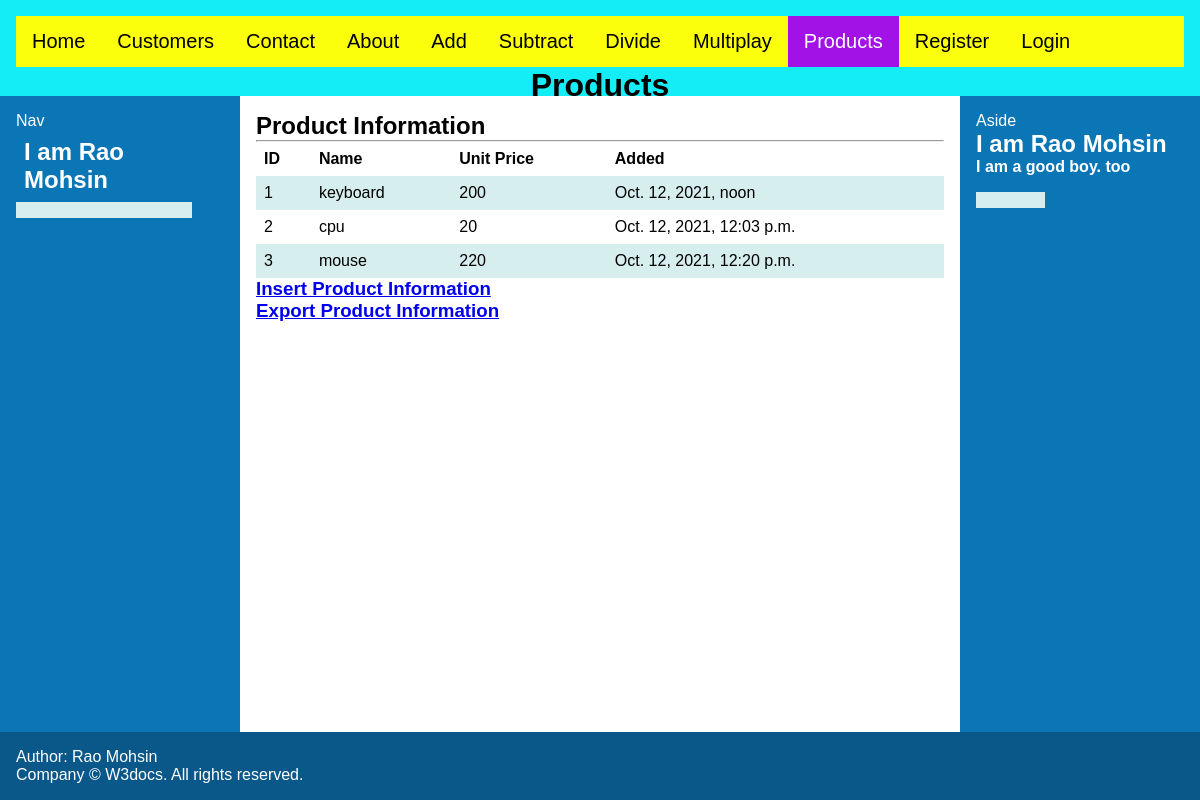
/products, run on an earlier commit of the app's database.
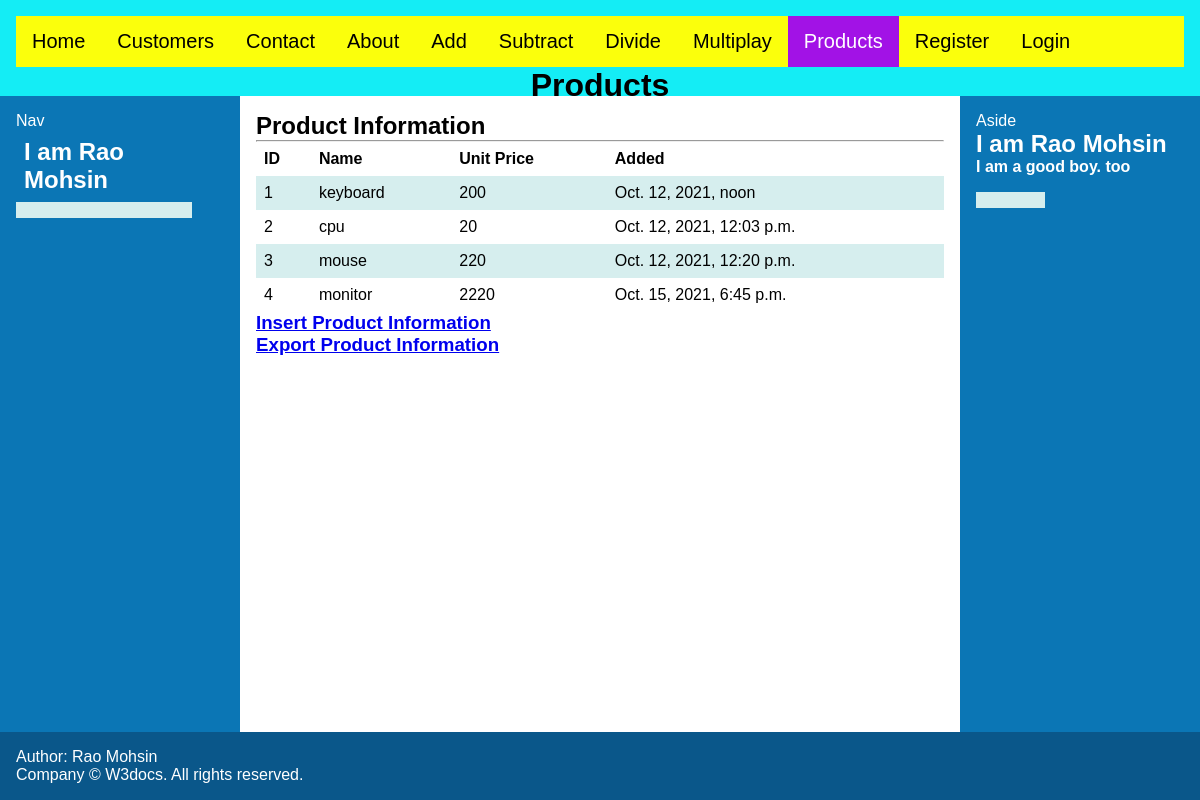
And on a later commit of the database.
### tempapp1/models.py (models this page shows)
class Products(models.Model):
	pname = models.CharField(max_length=100)
	unitprice = models.IntegerField(default=0)
	added = models.DateTimeField(auto_now_add=True)

### tempapp1/views.py (the view)
# urls.py: path('products', views.products,name='products'),
def products(request):
	dests = Products.objects.all()
	return render(request,'products.html',{"title":"Products", "dests":dests})

### templates/products.html (shortened to what this page needs)
{% extends 'base.html' %}
{% block content %}
    <article>
        <h1>Product Information</h1>
        <hr>
        <table>
            <tr>
                <th>ID</th>
                <th>Name</th>
                <th>Unit Price</th>
                <th>Added</th>
            </tr>
            {% for mydest in dests %}
            <tr>
                <td>{{ mydest.id }}</td>
                <td>{{ mydest.pname }} </td>
                <td>{{ mydest.unitprice }} </td>
                <td>{{ mydest.added }}</td>
            </tr>
            {% endfor %}
        </table>
        <a href="pi"><h3>Insert Product Information</h3></a>
        <a href="exproducts"><h3>Export Product Information</h3></a>
    </article>
    <nav>Nav
        <table>
            <tr>
                <td><h1>I am Rao Mohsin</h1></td>
                <td><p></p></td>
                <td><h3></h3></td>
            </tr>
            <tr>
                <td></td>
            </tr>
        </table>
    </nav>
    <aside>Aside
        <h1>I am Rao Mohsin</h1>
        <h4>I am a good boy. too</h4>
        <table>
            <tr>
                <td><h1></h1></td>
                <td><p></p></td>
                <td><h3></h3></td>
            </tr>
            <tr>
                <td></td>
            </tr>
        </table>
    </aside>
{% endblock %}

What changed in the data, as far as the page shows it:
added Products: id "4", pname "monitor", unitprice "2220", added "Oct. 15, 2021, 6:45 p.m."
